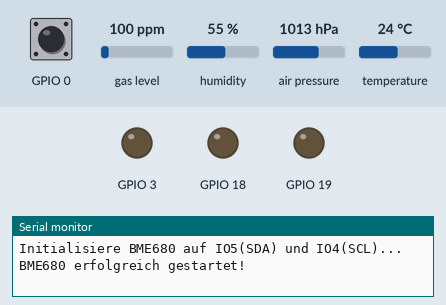
This program was run on a simulated ESP32-C3. Parts: output pins drawn as LEDs (lit = HIGH), the last lines printed to the serial monitor. The inputs (shaded band) are chosen by the test bench; at power-on: GPIO 0 HIGH, gas level 100 ppm, humidity 55 %, air pressure 1013 hPa, temperature 24 °C.

Above: at 1.2 s.
1.3 s: GPIO 0 pulled LOW for 0.15 s
At 2.8 s:
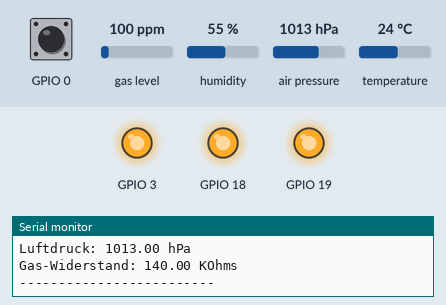
Timing chart, 0 to 4.3 s (numbered marks = the images above; inputs shaded):
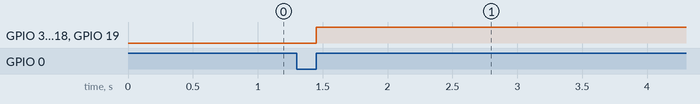

The program:

main.cpp
```cpp
#include <Arduino.h>
#include <Wire.h>
#include <Adafruit_Sensor.h>
#include <Adafruit_BME680.h>
#include <U8g2lib.h>

// --- BME680 SENSOR ---
#define BME_SDA 5
#define BME_SCL 4
Adafruit_BME680 bme;

// --- OLED AUSKOMMENTIERT ---
/*
#define SCREEN_WIDTH 128
#define SCREEN_HEIGHT 64
#define OLED_SDA 1
#define OLED_SCL 2
#define OLED_ADDR 0x3C
U8G2_SH1106_128X64_NONAME_F_HW_I2C u8g2(U8G2_R0);
*/

volatile bool pressed = false;
bool displayOn = false;
int textX = 128;
const char* message = "HALLO!";
unsigned long lastFrame = 0;

void IRAM_ATTR isr() {
  pressed = true;
}

void setup() {
  Serial.begin(115200);
  pinMode(18, OUTPUT);
  pinMode(3, OUTPUT);
  pinMode(19, OUTPUT);
  digitalWrite(19, LOW);
  digitalWrite(3, LOW);
  digitalWrite(18, LOW);

  pinMode(0, INPUT_PULLUP);
  attachInterrupt(digitalPinToInterrupt(0), isr, RISING);

  //INITIALISIERUNG BME680
  Serial.println("Initialisiere BME680 auf IO5(SDA) und IO4(SCL)...");
  Wire.begin(BME_SDA, BME_SCL);

  if (!bme.begin(0x76)) {
    Serial.println("Konnte BME680 nicht finden! Adresse 0x76 prüfen.");
  } else {
    Serial.println("BME680 erfolgreich gestartet!");
    bme.setTemperatureOversampling(BME680_OS_8X);
    bme.setHumidityOversampling(BME680_OS_2X);
    bme.setGasHeater(320, 150);
  }

  //OLED SETUP
  /*
  Wire.begin(1, 2);
  u8g2.begin();
  u8g2.clearBuffer();
  u8g2.sendBuffer();
  */
}

void loop() {
  if (pressed == true) {
    Serial.println("BUTTON PRESSED - Messung ein/aus");
    digitalWrite(19, !digitalRead(19));
    digitalWrite(3, !digitalRead(3));
    digitalWrite(18, !digitalRead(18));
    pressed = false;
    displayOn = !displayOn;

    if (bme.performReading()) {
      Serial.print("Temperatur: "); Serial.print(bme.temperature); Serial.println(" *C");
      Serial.print("Luftfeuchte: "); Serial.print(bme.humidity); Serial.println(" %");
      Serial.print("Luftdruck: "); Serial.print(bme.pressure / 100.0); Serial.println(" hPa");
      Serial.print("Gas-Widerstand: "); Serial.print(bme.gas_resistance / 1000.0); Serial.println(" KOhms");
      Serial.println("-------------------------");
    } else {
      Serial.println("Fehler beim Lesen des BME680 :(");
    }
  }

  //MESSUNG STATT OLED
  if (!displayOn) return;

  // Alle 1000ms eine Messung durchführen
  if (millis() - lastFrame > 1000) {
    lastFrame = millis();
    //OLED
    /*
    u8g2.clearBuffer();
    u8g2.setFont(u8g2_font_ncenB14_tr);
    int textWidth = u8g2.getStrWidth(message);
    u8g2.drawStr(textX, 40, message);
    u8g2.sendBuffer();
    textX--;
    if (textX < -textWidth) {
      textX = 128;
    }
    */
  }
}
```

Measured:
- after the input at 1.3 s, GPIO 3, GPIO 18, GPIO 19: LOW → HIGH after 0.15 s
